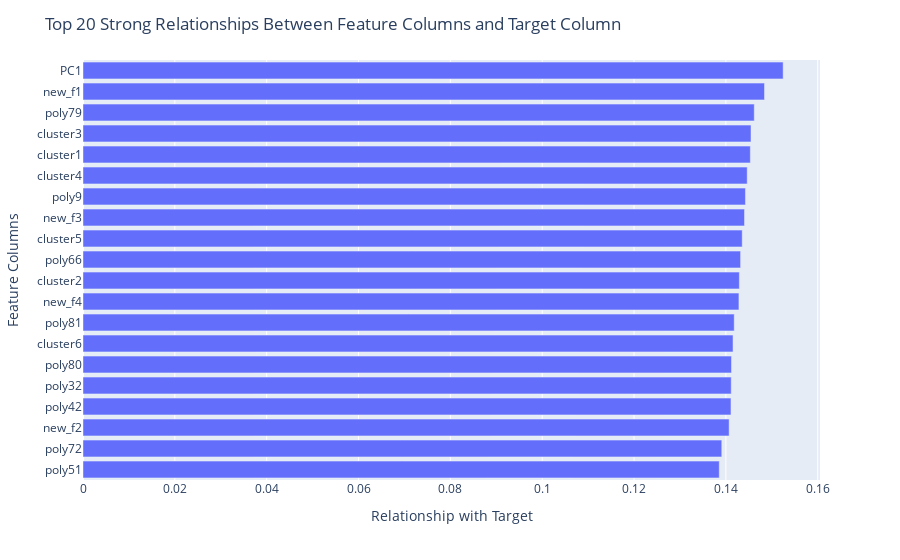

Notebook code cell kept with this figure:
### Code cell
import plotly.figure_factory as ff
import plotly.express as px

top = 20
fig = px.bar(mi_scores, x=mi_scores.values[:top], y=mi_scores.index[:top])
fig.update_layout(
    title=f"Top {top} Strong Relationships Between Feature Columns and Target Column",
    xaxis_title="Relationship with Target",
    yaxis_title="Feature Columns",
    yaxis={'categoryorder':'total ascending'},
    colorway=["blue"]
)
fig.show()

### Figure 1 — Plotly figure (JSON) as saved in the notebook; plotly's stock layout.template omitted (floating-point values rounded to 4 significant figures)
{"data": [{"alignmentgroup": "True", "hovertemplate": "x=%{x}<br>y=%{y}<extra></extra>", "legendgroup": "", "marker": {"color": "#636efa", "pattern": {"shape": ""}}, "name": "", "offsetgroup": "", "orientation": "h", "showlegend": false, "textposition": "auto", "type": "bar", "x": [0.1525, 0.1484, 0.1462, 0.1455, 0.1453, 0.1446, 0.1443, 0.1441, 0.1436, 0.1432, 0.1429, 0.1428, 0.1418, 0.1416, 0.1412, 0.1412, 0.1411, 0.1407, 0.1391, 0.1386], "xaxis": "x", "y": ["PC1", "new_f1", "poly79", "cluster3", "cluster1", "cluster4", "poly9", "new_f3", "cluster5", "poly66", "cluster2", "new_f4", "poly81", "cluster6", "poly80", "poly32", "poly42", "new_f2", "poly72", "poly51"], "yaxis": "y"}], "layout": {"barmode": "relative", "colorway": ["blue"], "legend": {"tracegroupgap": 0}, "margin": {"t": 60}, "title": {"text": "Top 20 Strong Relationships Between Feature Columns and Target Column"}, "xaxis": {"anchor": "y", "domain": [0, 1], "title": {"text": "Relationship with Target"}}, "yaxis": {"anchor": "x", "categoryorder": "total ascending", "domain": [0, 1], "title": {"text": "Feature Columns"}}}}
